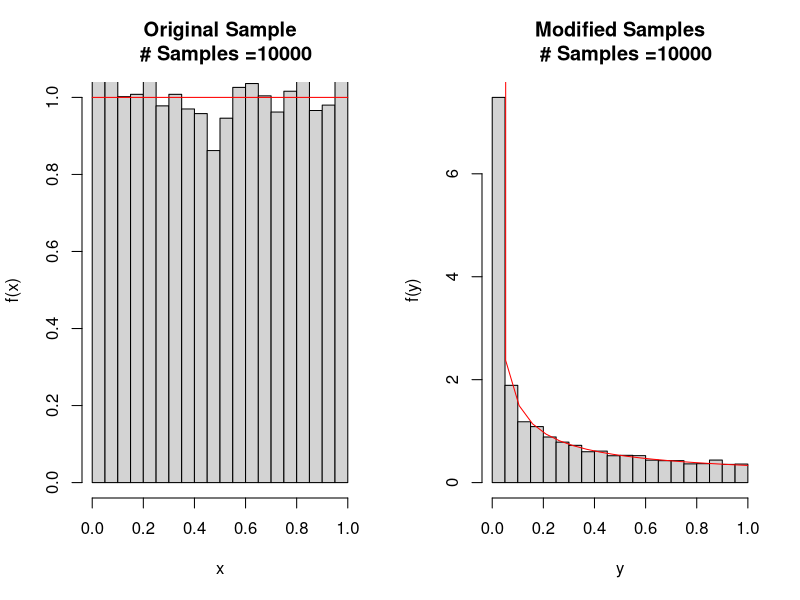
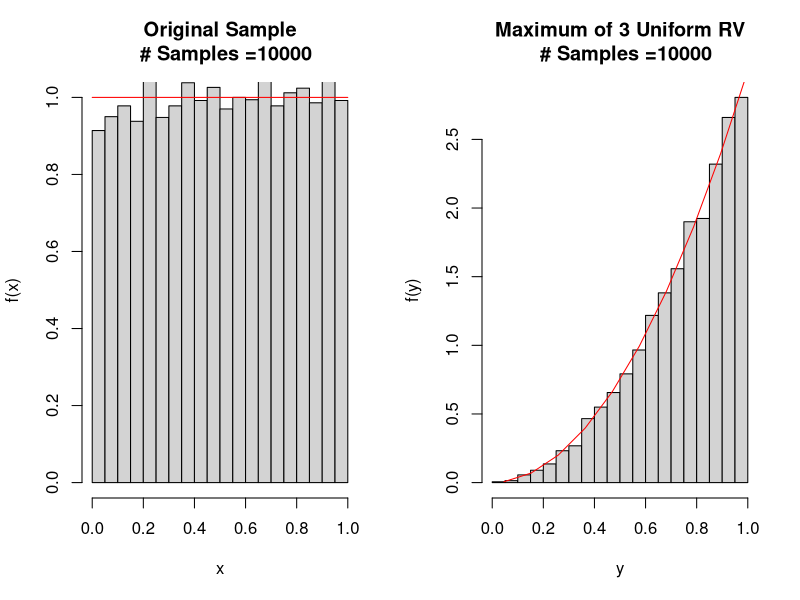

R code for these plots, in order:
#Generate Functions of Random Variables 

#Goal: Sample random variables, take functions of them and show
#      that the results match our calculations.

#########################################
# Part 1: Square a Uniform Distribution #
#########################################

#Determine the Number of Samples we will take.
NumSamples  = 10000

#What is the minimum and maximum range of our Uniform Distribution
MinValue = 0
MaxValue = 1 #<- Change: Copy Line 74

###################################################
# Sample a Uniformly Distributed Random Variables #
###################################################

sample1=runif(NumSamples,MinValue,MaxValue)

########################################
# Create PDF for Original Distribution #
########################################

numXCoords  = 20;
xRangeOrig  = seq(MinValue,MaxValue,length.out=numXCoords);
pdfOriginal = rep(1,numXCoords); #<- Change: Copy Line 89 Here.

###############################################################
# Change: Transform Samples and Calculate New Theoretical PDF #
###############################################################

#(1) Transform your samples
transformedSample = sample1^(3); #<- Change this line

#(2) What is the PDF of your sample (as a function of x)
xRangeTransformed = seq(min(transformedSample),max(transformedSample),length.out=numXCoords);
pdfTransformed    =(1/3)*xRangeTransformed^(-2/3)  #<- Change this line
  
####################################################
# Generate Histograms of our Sample and its Square #
####################################################

par(mfrow=c(1,2))    # set the plotting area into a 1*2 array

#Histogram of the Original Sample
plotTitle = paste("Original Sample\n \ # Samples =" , NumSamples,sep = "");
hist(sample1,probability= TRUE,
     xlab="x", ylab="f(x)",
     main=plotTitle,     
     xlim=c(0,max(xRangeOrig)),ylim=c(0,max(pdfOriginal)))
#Add the true original PDF
lines(xRangeOrig, pdfOriginal,col='red')

#Generate a Histogram of the Squares of the Samples 
plotTitle = paste("Modified Samples\n \ # Samples =" , NumSamples,sep = "");
hist(transformedSample,probability=TRUE,
     xlab="y", ylab="f(y)",
     main=plotTitle,xlim=c(0,max(xRangeTransformed)))
#Add the transformed PDF
lines(xRangeTransformed, pdfTransformed,col='red')

##########################################################
# Part 2: Maximum of Two Different Uniform Distributions #
##########################################################

#Determine the Number of Samples we will take.
NumSamples  = 10000

#What is the minimum and maximum range of our Uniform Distribution
MinValue = 0
MaxValue = 1 

###################################################
# Sample a Uniformly Distributed Random Variables #
###################################################

sample1=runif(NumSamples,MinValue,MaxValue)
sample2=runif(NumSamples,MinValue,MaxValue)
sample3=runif(NumSamples,MinValue,MaxValue)

########################################
# Create PDF for Original Distribution #
########################################

numXCoords  = 10;
xRange      = seq(MinValue,MaxValue,length.out=numXCoords);
pdfOriginal = rep(1/1,numXCoords); 

###############################################################
# Change: Transform Samples and Calculate New Theoretical PDF #
###############################################################

#(1) Transform your samples (note there is also a pmax to take the max)
sampleExtreme = pmax(sample1,sample2,sample3) #<- Change this line

#(2) What is the PDF of your sample (you need to calculate)
xRangeExtreme = seq(min(sampleExtreme),max(sampleExtreme),length.out=numXCoords);
pdfExtreme     = 3*(xRangeExtreme)^2 #<- Change this line 

####################################################
# Generate Histograms of our Sample and its Square #
####################################################

par(mfrow=c(1,2))    # set the plotting area into a 1*2 array

#Histogram of the Original Sample
plotTitle = paste("Original Sample\n \ # Samples =" , NumSamples,sep = "");
hist(sample1,probability= TRUE,
     xlab="x", ylab="f(x)",
     main=plotTitle,
     xlim=c(0,max(sample1)),ylim=c(0,max(pdfOriginal)))
#Add the True PDF
lines(xRange,pdfOriginal,col='red')

#Generate a Histogram of the Squares of the Samples
plotTitle = paste("Maximum of 3 Uniform RV\n \ # Samples =" , NumSamples,sep = "");
hist(sampleExtreme,probability=TRUE,
     xlab="y", ylab="f(y)",
     main=plotTitle,
     xlim=c(0,max(xRangeExtreme)))
#Add your Calculated PDF
lines(xRangeExtreme, pdfExtreme,col='red')



